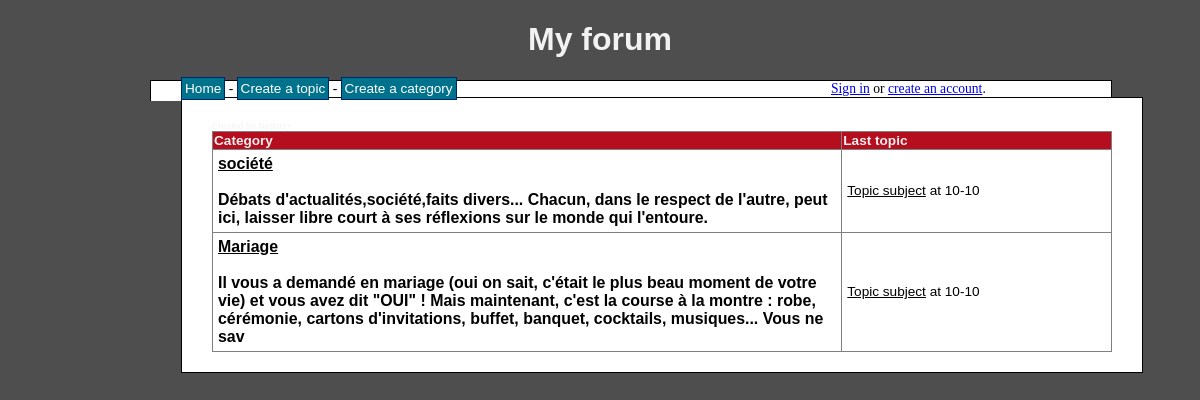
Screenshot of /Admin/index.php with the database file from the repository.
### tables this page shows
CREATE TABLE `categories` (
  `cat_id` int(8) NOT NULL,
  `cat_name` varchar(255) NOT NULL,
  `cat_description` varchar(255) NOT NULL
);

### Admin/index.php (the view, shortened to what this page needs)
<?php
include 'header.php';
$sql = "SELECT
            cat_id,
            cat_name,
            cat_description
        FROM
            categories";
$result = mysql_query($sql);
if(!$result)
{
    echo 'The categories could not be displayed, please try again later.';
}
else
{
    if(mysql_num_rows($result) == 0)
    {
        echo 'No categories defined yet.';
    }
    else
    {
        echo '<table border="1">
              <tr>
                <th>Category</th>
                <th>Last topic</th>
              </tr>';
        while($row = mysql_fetch_assoc($result))
        {
            echo '<tr>';
                echo '<td class="leftpart">';
					echo '<h3><a href="category.php?id=' . $row['cat_id'] . '">' . $row['cat_name'] . '</a><h3>'.'<br/>';
					echo $row['cat_description'];
                echo '</td>';
                echo '<td class="rightpart">';
                            echo '<a href="topic.php?id=">Topic subject</a> at 10-10';
                echo '</td>';
            echo '</tr>';
        }
    }
}
include 'footer.php';
?>

### Admin/style.css (style rules this page uses)
body { background-color: #4E4E4E; text-align: center; }
table { border-collapse: collapse; width: 100%; }
table a { color: #000; }
th { background-color: #B40E1F; color: #F0F0F0; }
td { padding: 5px; }
h3 { margin: 0; padding: 0; }
.leftpart { width: 70%; }
.rightpart { width: 30%; }

### rows the page displays
categories: cat_name "société", cat_description "Débats d'actualités,société,faits divers... Chacun, dans le respect de l'autre, peut ici, laisser libre court à ses réflexions sur le monde qui l'entoure."
categories: cat_name "Mariage", cat_description "Il vous a demandé en mariage (oui on sait, c'était le plus beau moment de votre vie) et vous avez dit \"OUI\" ! Mais maintenant, c'est la course à la montre : robe, cérémonie, cartons d'invitations, buffet, banquet, cocktails, musiques... Vous ne sav"
